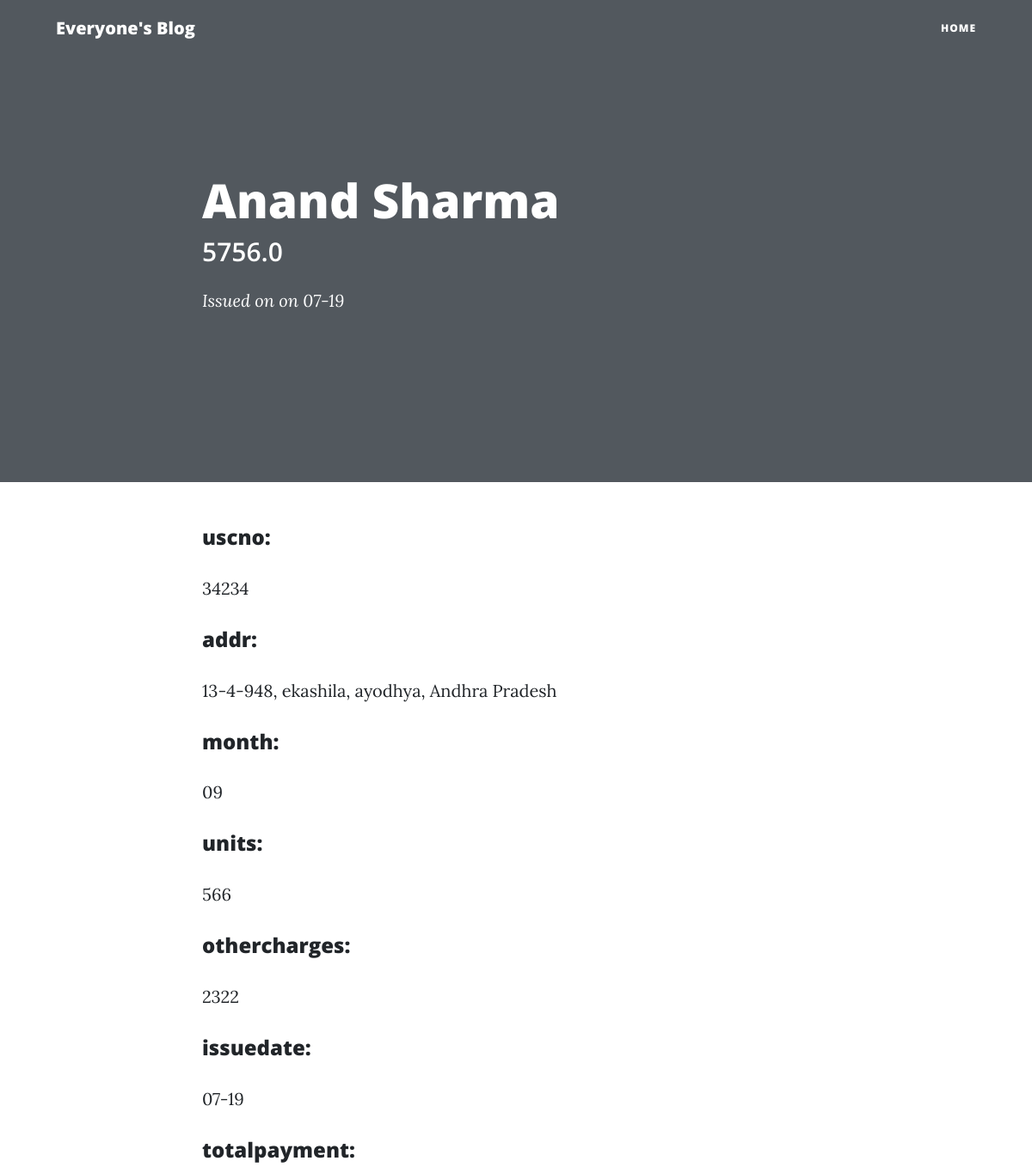
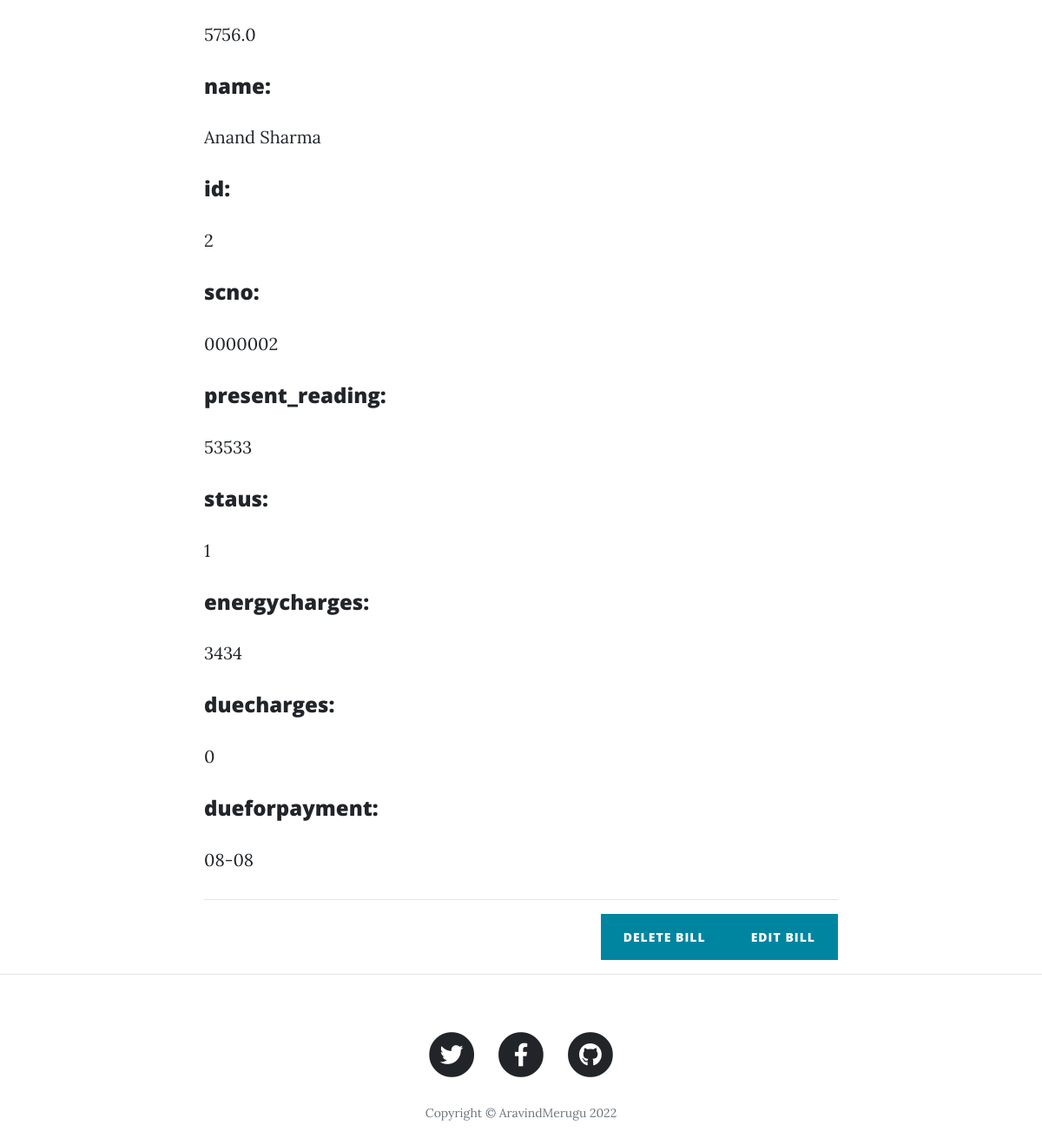
The app's page /bill/2 with its own data (2 pictures, top to bottom).
### main.py (models this page shows)
class CreateBills(db.Model):
    __tablename__ = "all_bills"
    id = db.Column(db.Integer, primary_key=True)
    scno = db.Column(db.String(250), nullable=False)
    uscno = db.Column(db.String(250), nullable=False)
    name = db.Column(db.String(250), nullable=False)
    addr = db.Column(db.String(250), nullable=False)
    present_reading = db.Column(db.String(250), nullable=False)
    month = db.Column(db.String(250), nullable=False)
    staus = db.Column(db.String(250), nullable=False)
    units = db.Column(db.String(250),  nullable=False)
    energycharges = db.Column(db.String(250), nullable=False)
    othercharges = db.Column(db.String(250), nullable=False)
    duecharges = db.Column(db.String(250), nullable=False)
    issuedate = db.Column(db.String(250), nullable=False)
    dueforpayment = db.Column(db.String(250), nullable=False)
    totalpayment = db.Column(db.String(250), nullable=False)

### main.py (the view)
@app.route("/bill/<int:bill_id>", methods=["GET", "POST"])
def show_bill(bill_id):
    bill = CreateBills.query.get(bill_id)
    return render_template('show_bill.html',bill=bill)

### templates/show_bill.html
{% include "header.html" %}
{% import "bootstrap/wtf.html" as wtf %}
  <header class="masthead">
    <div class="overlay"></div>
    <div class="container">
      <div class="row">
        <div class="col-lg-8 col-md-10 mx-auto">
          <div class="post-heading">
            <h1>{{bill.name}}</h1>
            <h2 class="subheading">{{bill.totalpayment}}</h2>
            <span class="meta">Issued on
              on {{bill.issuedate}}</span>
          </div>
        </div>
      </div>
    </div>
  </header>
  <article>
    <div class="container">
      <div class="row">
        <div class="col-lg-8 col-md-10 mx-auto">
{% for key,value in bill.__dict__.items() %}
          {%if 'instance_state' in key %}
          {{pass}}
          {%else%}
          <h4>{{key}}: </h4><p>{{value}}</p>
          {%endif%}
          {% endfor %}
          <hr>
            <div class="clearfix">
              <a class="btn btn-primary float-right" href="{{url_for('edit_bill', bill_id=bill.id)}}">Edit bill</a>
               <a class="btn btn-primary float-right" href="{{url_for('delete_bill', bill_id=bill.id)}}"> Delete bill</a>
            </div>
          </div>
      </div>
    </div>
  </article>
  <hr>
{% include "footer.html" %}

### records on screen
CreateBills: name "Anand Sharma", totalpayment "5756.0", issuedate "07-19", key "uscno", uscno "34234", key "addr", addr "13-4-948, ekashila, ayodhya, Andhra Pradesh", key "month", month "09", key "units", units "566", key "othercharges", othercharges "2322", key "issuedate", key "totalpayment", key "name", key "scno", scno "0000002", key "present_reading", present_reading "53533", key "energycharges", energycharges "3434", key "dueforpayment", dueforpayment "08-08"

### other values on screen
{{ key }} "id" "staus" "duecharges"
{{ value }} "2" "1" "0"
